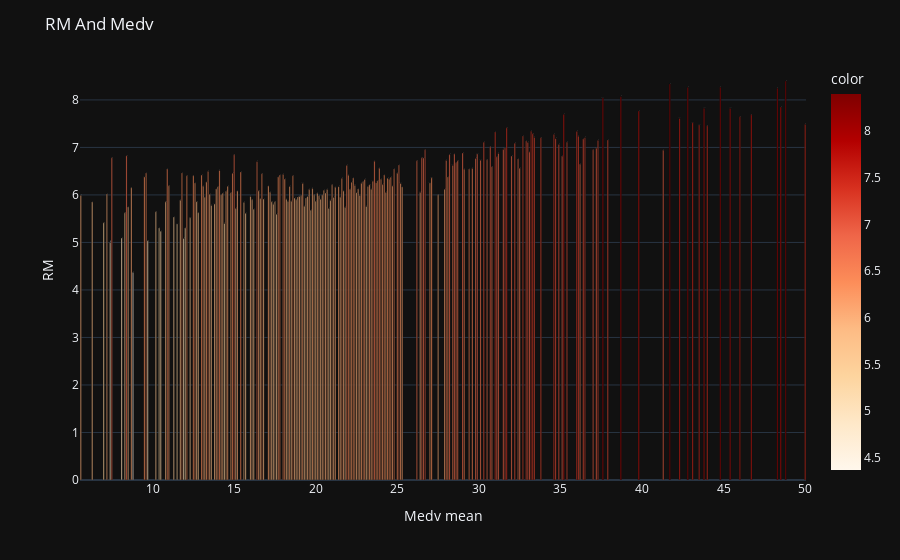

Here is the notebook cell this chart was saved with:
### Code cell
fig=px.bar(
    x=RMAndMedv.index,
    y=RMAndMedv.values,
    color=RMAndMedv.values,
    text=np.round(RMAndMedv.values,3),
    color_continuous_scale="OrRd"
    
    
)
fig.update_traces(width=0.07)

fig.update_layout(
    title="RM And Medv",
    template="plotly_dark",
   
    
    xaxis=dict(
        title="Medv mean"
    ),
     yaxis=dict(
        title="RM"
    )
)
fig.show()

### Figure 1 — Plotly figure (JSON) as saved in the notebook; plotly's stock layout.template omitted (floating-point values rounded to 4 significant figures; data arrays with more than 128 entries replaced by an {"elided": "..."} marker saying what was removed)
{"data": [{"alignmentgroup": "True", "hovertemplate": "x=%{x}<br>y=%{y}<br>text=%{text}<br>color=%{marker.color}<extra></extra>", "legendgroup": "", "marker": {"color": {"elided": "224 float values"}, "coloraxis": "coloraxis", "pattern": {"shape": ""}}, "name": "", "offsetgroup": "", "orientation": "v", "showlegend": false, "text": {"elided": "224 float values"}, "textposition": "auto", "type": "bar", "width": 0.07, "x": {"elided": "224 float values"}, "xaxis": "x", "y": {"elided": "224 float values"}, "yaxis": "y"}], "layout": {"barmode": "relative", "coloraxis": {"colorbar": {"title": {"text": "color"}}, "colorscale": [[0, "rgb(255,247,236)"], [0.125, "rgb(254,232,200)"], [0.25, "rgb(253,212,158)"], [0.375, "rgb(253,187,132)"], [0.5, "rgb(252,141,89)"], [0.625, "rgb(239,101,72)"], [0.75, "rgb(215,48,31)"], [0.875, "rgb(179,0,0)"], [1, "rgb(127,0,0)"]]}, "legend": {"tracegroupgap": 0}, "margin": {"t": 60}, "title": {"text": "RM And Medv"}, "xaxis": {"anchor": "y", "domain": [0, 1], "title": {"text": "Medv mean"}}, "yaxis": {"anchor": "x", "domain": [0, 1], "title": {"text": "RM"}}}}
